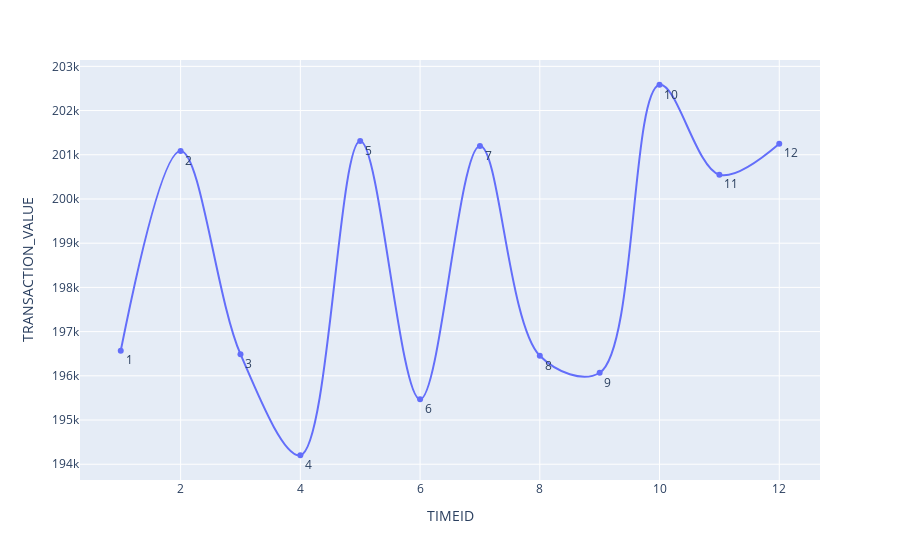

Write notebook code for a chart like this one.
### Code cell
#Find and plot the top three months with the largest transaction data.
import calendar
dates = credit_df.loc[:,['TIMEID', 'TRANSACTION_VALUE']]
dates['TIMEID'] = pd.to_datetime(dates['TIMEID'], format='%Y%m%d').dt.month
dates


tgroup = dates.groupby('TIMEID')['TRANSACTION_VALUE'].sum().reset_index()
tgroup

fig = px.line(tgroup, x='TIMEID', y='TRANSACTION_VALUE', markers=True, line_shape='spline', text='TIMEID')
fig.update_traces(textposition="bottom right")
fig.show()

### Figure 1 — Plotly figure (JSON) as saved in the notebook; plotly's stock layout.template omitted (floating-point values rounded to 4 significant figures)
{"data": [{"hovertemplate": "TIMEID=%{text}<br>TRANSACTION_VALUE=%{y}<extra></extra>", "legendgroup": "", "line": {"color": "#636efa", "dash": "solid", "shape": "spline"}, "marker": {"symbol": "circle"}, "mode": "markers+lines+text", "name": "", "orientation": "v", "showlegend": false, "text": [1, 2, 3, 4, 5, 6, 7, 8, 9, 10, 11, 12], "textposition": "bottom right", "type": "scatter", "x": [1, 2, 3, 4, 5, 6, 7, 8, 9, 10, 11, 12], "xaxis": "x", "y": [196600.0, 201100.0, 196500.0, 194200.0, 201300.0, 195500.0, 201200.0, 196500.0, 196100.0, 202600.0, 200500.0, 201300.0], "yaxis": "y"}], "layout": {"legend": {"tracegroupgap": 0}, "margin": {"t": 60}, "xaxis": {"anchor": "y", "domain": [0, 1], "title": {"text": "TIMEID"}}, "yaxis": {"anchor": "x", "domain": [0, 1], "title": {"text": "TRANSACTION_VALUE"}}}}
